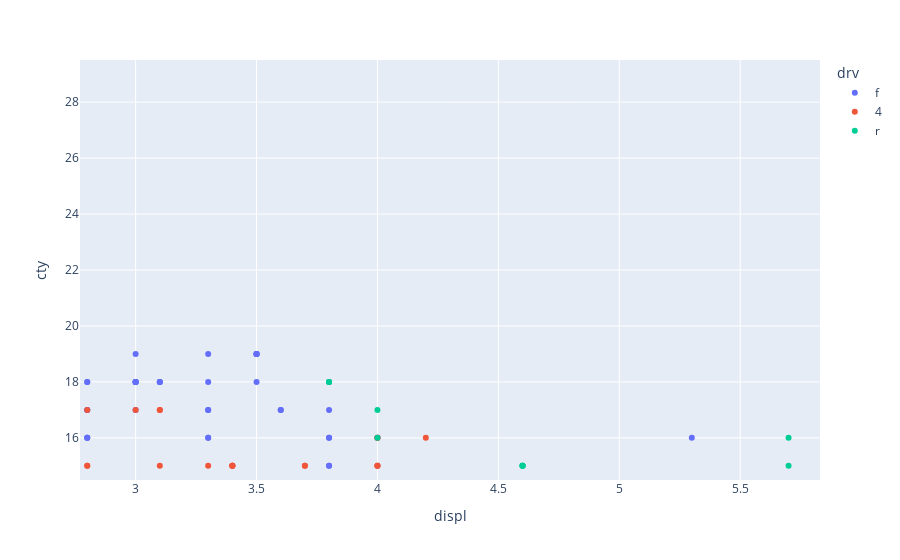

The notebook cell saved with this chart:
### Code cell
px.scatter(data_frame=mpg, x='displ', y='cty', color='drv')

### Figure 1 — Plotly figure (JSON) as saved in the notebook; plotly's stock layout.template omitted (floating-point values rounded to 4 significant figures)
{"data": [{"hovertemplate": "drv=f<br>displ=%{x}<br>cty=%{y}<extra></extra>", "legendgroup": "f", "marker": {"color": "#636efa", "symbol": "circle"}, "mode": "markers", "name": "f", "orientation": "v", "showlegend": true, "type": "scatter", "x": [1.8, 1.8, 2, 2, 2.8, 2.8, 3.1, 2.4, 2.4, 3.1, 3.5, 3.6, 2.4, 3, 3.3, 3.3, 3.3, 3.3, 3.3, 3.8, 3.8, 3.8, 4, 1.6, 1.6, 1.6, 1.6, 1.6, 1.8, 1.8, 1.8, 2, 2.4, 2.4, 2.4, 2.4, 2.5, 2.5, 3.3, 2, 2, 2, 2, 2.7, 2.7, 2.7, 2.4, 2.4, 2.5, 2.5, 3.5, 3.5, 3, 3, 3.5, 3.1, 3.8, 3.8, 3.8, 5.3, 2.2, 2.2, 2.4, 2.4, 3, 3, 3.5, 2.2, 2.2, 2.4, 2.4, 3, 3, 3.3, 1.8, 1.8, 1.8, 1.8, 1.8, 2, 2, 2, 2, 2.8, 1.9, 2, 2, 2, 2, 2.5, 2.5, 2.8, 2.8, 1.9, 1.9, 2, 2, 2.5, 2.5, 1.8, 1.8, 2, 2, 2.8, 2.8, 3.6], "xaxis": "x", "y": [18, 21, 20, 21, 16, 18, 18, 19, 22, 18, 18, 17, 18, 17, 16, 16, 17, 17, 11, 15, 15, 16, 16, 28, 24, 25, 23, 24, 26, 25, 24, 21, 18, 18, 21, 21, 18, 18, 19, 19, 19, 20, 20, 17, 16, 17, 21, 19, 23, 23, 19, 19, 18, 19, 19, 18, 16, 17, 18, 16, 21, 21, 21, 21, 18, 18, 19, 21, 21, 21, 22, 18, 18, 18, 24, 24, 26, 28, 26, 21, 19, 21, 22, 17, 33, 21, 19, 22, 21, 21, 21, 16, 17, 35, 29, 21, 19, 20, 20, 21, 18, 19, 21, 16, 18, 17], "yaxis": "y"}, {"hovertemplate": "drv=4<br>displ=%{x}<br>cty=%{y}<extra></extra>", "legendgroup": "4", "marker": {"color": "#EF553B", "symbol": "circle"}, "mode": "markers", "name": "4", "orientation": "v", "showlegend": true, "type": "scatter", "x": [1.8, 1.8, 2, 2, 2.8, 2.8, 3.1, 3.1, 2.8, 3.1, 4.2, 5.3, 5.3, 5.7, 6.5, 3.7, 3.7, 3.9, 3.9, 4.7, 4.7, 4.7, 5.2, 5.2, 3.9, 4.7, 4.7, 4.7, 5.2, 5.7, 5.9, 4.7, 4.7, 4.7, 4.7, 4.7, 4.7, 5.2, 5.2, 5.7, 5.9, 4, 4, 4, 4, 4.6, 5, 4.2, 4.2, 4.6, 4.6, 4.6, 5.4, 5.4, 3, 3.7, 4, 4.7, 4.7, 4.7, 5.7, 6.1, 4, 4.2, 4.4, 4.6, 4, 4, 4.6, 5, 3.3, 3.3, 4, 5.6, 2.5, 2.5, 2.5, 2.5, 2.5, 2.5, 2.2, 2.2, 2.5, 2.5, 2.5, 2.5, 2.5, 2.5, 2.7, 2.7, 3.4, 3.4, 4, 4.7, 4.7, 5.7, 2.7, 2.7, 2.7, 3.4, 3.4, 4, 4], "xaxis": "x", "y": [18, 16, 20, 19, 15, 17, 17, 15, 15, 17, 16, 14, 11, 11, 14, 15, 14, 13, 14, 14, 14, 9, 11, 11, 13, 13, 9, 13, 11, 13, 11, 12, 9, 13, 13, 12, 9, 11, 11, 13, 11, 14, 15, 14, 13, 13, 13, 14, 14, 13, 13, 13, 11, 13, 17, 15, 15, 14, 9, 14, 13, 11, 11, 12, 12, 11, 14, 13, 13, 13, 14, 15, 14, 12, 18, 18, 20, 19, 20, 18, 21, 19, 19, 19, 20, 20, 19, 20, 15, 16, 15, 15, 16, 14, 11, 13, 15, 16, 17, 15, 15, 15, 16], "yaxis": "y"}, {"hovertemplate": "drv=r<br>displ=%{x}<br>cty=%{y}<extra></extra>", "legendgroup": "r", "marker": {"color": "#00cc96", "symbol": "circle"}, "mode": "markers", "name": "r", "orientation": "v", "showlegend": true, "type": "scatter", "x": [5.3, 5.3, 5.3, 5.7, 6, 5.7, 5.7, 6.2, 6.2, 7, 4.6, 5.4, 5.4, 3.8, 3.8, 4, 4, 4.6, 4.6, 4.6, 4.6, 5.4, 5.4, 5.4, 5.4], "xaxis": "x", "y": [14, 11, 14, 13, 12, 16, 15, 16, 15, 15, 11, 11, 12, 18, 18, 17, 16, 15, 15, 15, 15, 14, 11, 11, 12], "yaxis": "y"}], "layout": {"autosize": true, "legend": {"title": {"text": "drv"}, "tracegroupgap": 0}, "margin": {"t": 60}, "xaxis": {"anchor": "y", "autorange": false, "domain": [0, 1], "range": [2.77, 5.83], "title": {"text": "displ"}, "type": "linear"}, "yaxis": {"anchor": "x", "autorange": false, "domain": [0, 1], "range": [14.49, 29.51], "title": {"text": "cty"}, "type": "linear"}}}
